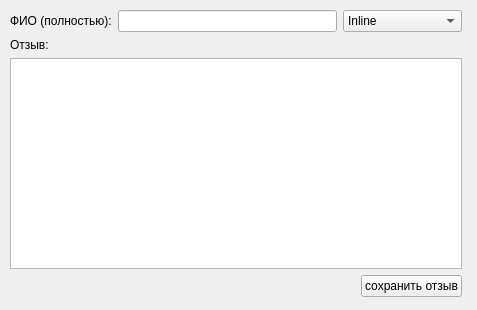
<?xml version="1.0" encoding="UTF-8"?>
<ui version="4.0">
 <class>Form2</class>
 <widget class="QWidget" name="Form2">
  <property name="geometry">
   <rect>
    <x>0</x>
    <y>0</y>
    <width>477</width>
    <height>310</height>
   </rect>
  </property>
  <property name="windowTitle">
   <string>Form</string>
  </property>
  <widget class="QWidget" name="layoutWidget">
   <property name="geometry">
    <rect>
     <x>10</x>
     <y>10</y>
     <width>452</width>
     <height>287</height>
    </rect>
   </property>
   <layout class="QVBoxLayout" name="verticalLayout_2">
    <item>
     <layout class="QVBoxLayout" name="verticalLayout">
      <item>
       <layout class="QHBoxLayout" name="horizontalLayout">
        <item>
         <widget class="QLabel" name="label">
          <property name="text">
           <string>ФИО (полностью):</string>
          </property>
         </widget>
        </item>
        <item>
         <widget class="QLineEdit" name="lineEdit"/>
        </item>
        <item>
         <widget class="QComboBox" name="comboBox">
          <item>
           <property name="text">
            <string>Inline</string>
           </property>
          </item>
          <item>
           <property name="text">
            <string>filtered popup</string>
           </property>
          </item>
          <item>
           <property name="text">
            <string>unfiltered popup</string>
           </property>
          </item>
         </widget>
        </item>
       </layout>
      </item>
     </layout>
    </item>
    <item>
     <widget class="QLabel" name="label_2">
      <property name="text">
       <string>Отзыв:</string>
      </property>
     </widget>
    </item>
    <item>
     <widget class="QPlainTextEdit" name="plainTextEdit"/>
    </item>
    <item>
     <layout class="QHBoxLayout" name="horizontalLayout_2">
      <item>
       <spacer name="horizontalSpacer">
        <property name="orientation">
         <enum>Qt::Horizontal</enum>
        </property>
        <property name="sizeHint" stdset="0">
         <size>
          <width>328</width>
          <height>20</height>
         </size>
        </property>
       </spacer>
      </item>
      <item>
       <widget class="QPushButton" name="pushButton">
        <property name="text">
         <string>сохранить отзыв</string>
        </property>
       </widget>
      </item>
     </layout>
    </item>
   </layout>
  </widget>
 </widget>
 <resources/>
 <connections/>
</ui>
